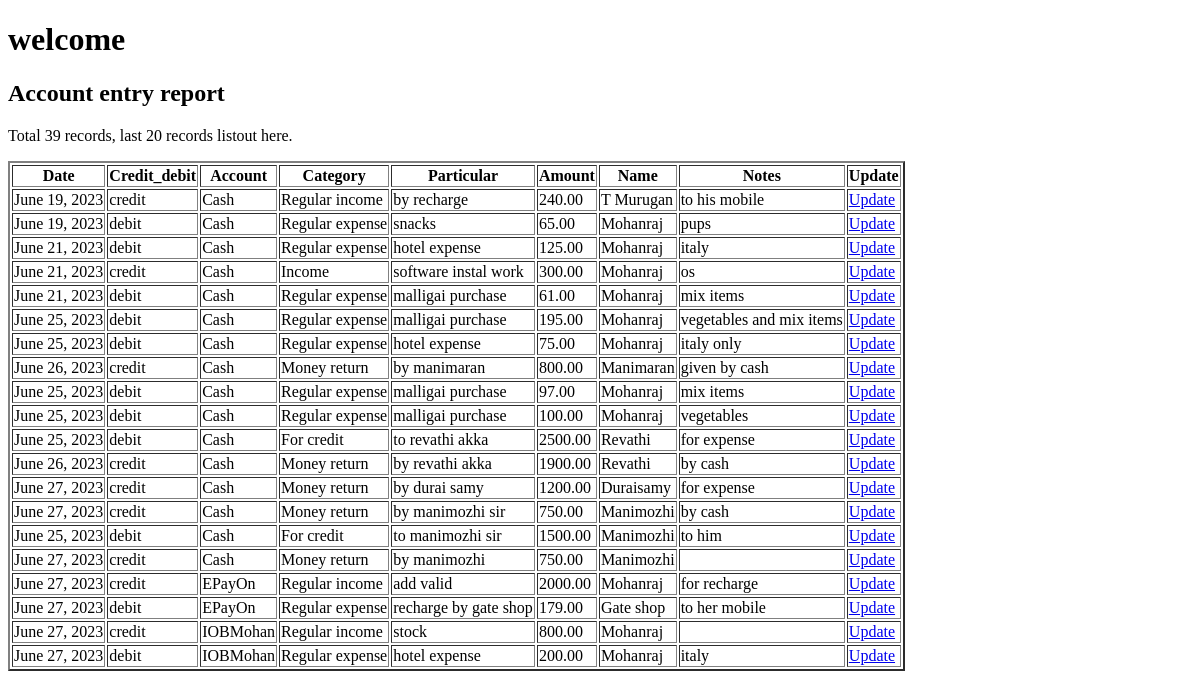
Page /account_entry_report/ on the earlier database version.
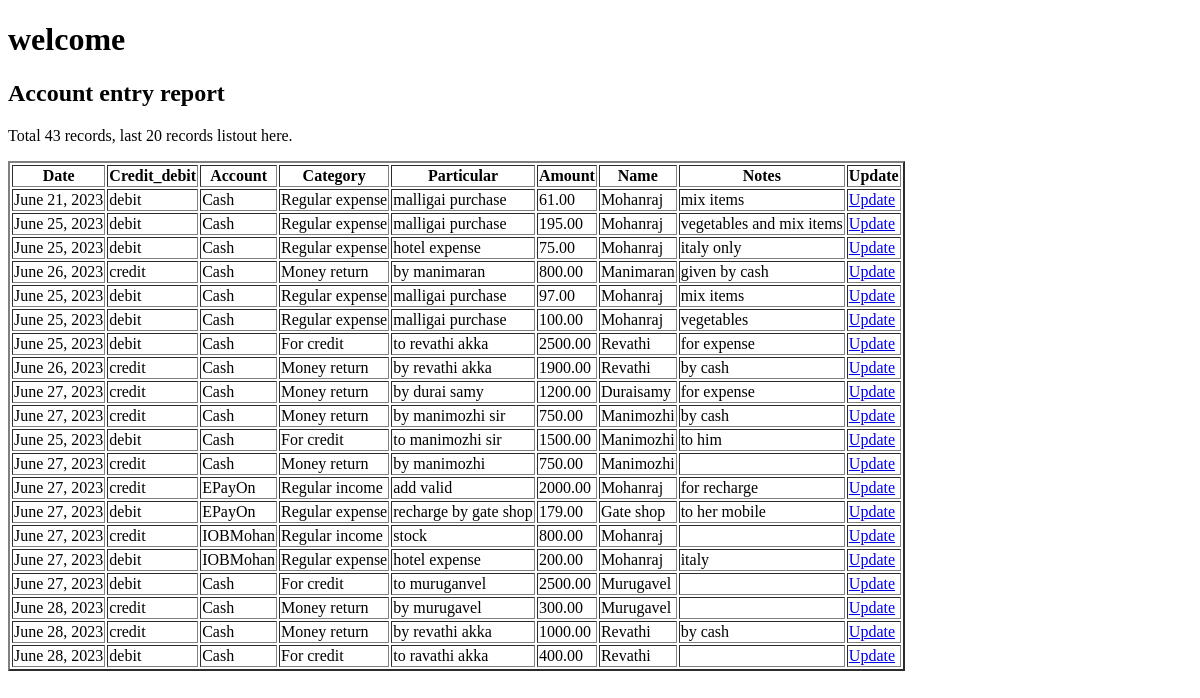
Same page on the later database version.
### account_entry/models.py (models this page shows)
class account_database(models.Model):
    date = models.DateField()
    credit_debit = models.CharField(max_length=50)
    category = models.CharField(max_length=200)
    account = models.CharField(max_length=200)
    particular = models.CharField(max_length=200)
    name = models.CharField(max_length=200)
    amount = models.DecimalField(max_digits=10, decimal_places=2,default=0)
    notes = models.CharField(max_length=200, blank=True)

### account_entry/views.py (the view)
# urls.py: path('account_entry_report/', views.account_entry_report),
def account_entry_report(request):
    count = 0
    account_listCount = account_database.objects.all().values()
    for coun in account_listCount:
        count = count + 1
    account_list = account_database.objects.all().values()[count-20:]
    context = {"account": account_list, "coun": count}
    return render(request, "accountEntryDatabase.html", context)

### account_entry/templates/accountEntryDatabase.html (shortened to what this page needs)
<!DOCTYPE html>
<html>
<head>
</head>
<body>
<h1>welcome</h1>
<h2>Account entry report</h2>
<p>Total {{ coun }} records, last 20 records listout here.</p>
<table border= "2pt">
<tr>
<th>Date</th>
<th>Credit_debit</th>
<th>Account</th>
<th>Category</th>
<th>Particular</th>
<th>Amount</th>
<th>Name</th>
<th>Notes</th>
<th>Update</th>
</tr>
{% for x in account %}
<tr>
<td>{{ x.date }}</td>
<td>{{ x.credit_debit }}</td>
<td>{{ x.account }}</td>
<td>{{ x.category }}</td>
<td>{{ x.particular }}</td>
<td>{{ x.amount }}</td>
<td>{{ x.name}}</td>
<td>{{ x.notes }}</td>
<td><a href="daily_account_entry_update/{{ x.id }}">Update</a></td>
</tr>
{% endfor %}
</table>
</body>
</html>

Differences in the rows shown:
no longer on this page (row unchanged): account_database: date "June 19, 2023", credit_debit "credit", account "Cash", category "Regular income", particular "by recharge", amount "240.00", name "T Murugan", notes "to his mobile"
no longer on this page (row unchanged): account_database: date "June 19, 2023", credit_debit "debit", account "Cash", category "Regular expense", particular "snacks", amount "65.00", name "Mohanraj", notes "pups"
no longer on this page (row unchanged): account_database: date "June 21, 2023", credit_debit "debit", account "Cash", category "Regular expense", particular "hotel expense", amount "125.00", name "Mohanraj", notes "italy"
no longer on this page (row unchanged): account_database: date "June 21, 2023", credit_debit "credit", account "Cash", category "Income", particular "software instal work", amount "300.00", name "Mohanraj", notes "os"
added account_database: date "June 27, 2023", credit_debit "debit", account "Cash", category "For credit", particular "to muruganvel", amount "2500.00", name "Murugavel"
added account_database: date "June 28, 2023", credit_debit "credit", account "Cash", category "Money return", particular "by murugavel", amount "300.00", name "Murugavel"
added account_database: date "June 28, 2023", credit_debit "credit", account "Cash", category "Money return", particular "by revathi akka", amount "1000.00", name "Revathi", notes "by cash"
added account_database: date "June 28, 2023", credit_debit "debit", account "Cash", category "For credit", particular "to ravathi akka", amount "400.00", name "Revathi"
Other differences:
{{ coun }}: "39" → "43"
